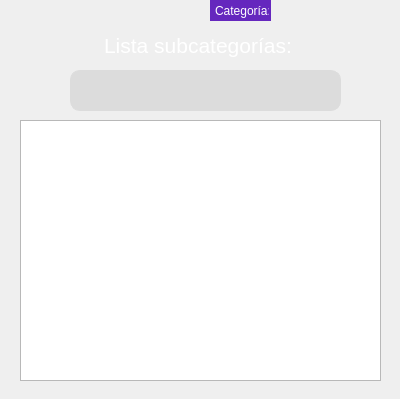
<?xml version="1.0" encoding="UTF-8"?>
<ui version="4.0">
 <class>Dialog</class>
 <widget class="QDialog" name="Dialog">
  <property name="geometry">
   <rect>
    <x>0</x>
    <y>0</y>
    <width>400</width>
    <height>399</height>
   </rect>
  </property>
  <property name="windowTitle">
   <string>Dialog</string>
  </property>
  <widget class="QListView" name="lista_subcat">
   <property name="geometry">
    <rect>
     <x>20</x>
     <y>120</y>
     <width>361</width>
     <height>261</height>
    </rect>
   </property>
   <property name="layoutDirection">
    <enum>Qt::LeftToRight</enum>
   </property>
   <property name="styleSheet">
    <string notr="true">QListView::item {
    /* No funcionará sin establecer los bordes */
    border: 0px;
    margin-left: 10px; /* Ajusta este valor para el margen deseado */
}</string>
   </property>
   <property name="editTriggers">
    <set>QAbstractItemView::DoubleClicked</set>
   </property>
   <property name="alternatingRowColors">
    <bool>true</bool>
   </property>
   <property name="textElideMode">
    <enum>Qt::ElideRight</enum>
   </property>
   <property name="modelColumn">
    <number>0</number>
   </property>
   <property name="uniformItemSizes">
    <bool>false</bool>
   </property>
   <property name="selectionRectVisible">
    <bool>false</bool>
   </property>
  </widget>
  <widget class="QPushButton" name="back">
   <property name="geometry">
    <rect>
     <x>10</x>
     <y>10</y>
     <width>41</width>
     <height>35</height>
    </rect>
   </property>
   <property name="sizePolicy">
    <sizepolicy hsizetype="Fixed" vsizetype="Fixed">
     <horstretch>0</horstretch>
     <verstretch>0</verstretch>
    </sizepolicy>
   </property>
   <property name="font">
    <font>
     <pointsize>-1</pointsize>
    </font>
   </property>
   <property name="mouseTracking">
    <bool>true</bool>
   </property>
   <property name="styleSheet">
    <string notr="true">QPushButton {
   
    border-radius: 10px;
    color: white;
    font-size: 20px; /* Tamaño del texto */
    padding: 9px; /* Espaciado interno */
}
QPushButton:pressed {
    background-color: #ffffff;
    color: black;
}
QPushButton:hover {
   border: 1px solid blue;
}
</string>
   </property>
   <property name="text">
    <string/>
   </property>
   <property name="icon">
    <iconset>
     <normaloff>../images/back.png</normaloff>../images/back.png</iconset>
   </property>
   <property name="iconSize">
    <size>
     <width>25</width>
     <height>25</height>
    </size>
   </property>
  </widget>
  <widget class="QPushButton" name="buscar">
   <property name="enabled">
    <bool>true</bool>
   </property>
   <property name="geometry">
    <rect>
     <x>298</x>
     <y>72</y>
     <width>41</width>
     <height>37</height>
    </rect>
   </property>
   <property name="autoFillBackground">
    <bool>false</bool>
   </property>
   <property name="styleSheet">
    <string notr="true">QPushButton {
   
    font-size: 14pt; /* Tamaño del texto */
    padding: 8px; /* Espaciado interno */
}

QPushButton {
                border-radius: 10px;
                background-clip: border;
                background-color: rgb(220, 220,220);
                color: rgb(0, 0, 0);
                font: 13pt Vazir;
                border:0.5px solid;
                border-color: rgb(220, 220,220);
                font-family: Helvetica;
                font-size: 14pt;
            }</string>
   </property>
   <property name="text">
    <string/>
   </property>
   <property name="icon">
    <iconset>
     <normaloff>../images/search.png</normaloff>../images/search.png</iconset>
   </property>
   <property name="iconSize">
    <size>
     <width>25</width>
     <height>30</height>
    </size>
   </property>
  </widget>
  <widget class="QLabel" name="textname_1">
   <property name="geometry">
    <rect>
     <x>90</x>
     <y>20</y>
     <width>211</width>
     <height>51</height>
    </rect>
   </property>
   <property name="styleSheet">
    <string notr="true">QLabel {
    
    color: white;
    font-size: 21px; /* Tamaño del texto */
    padding: 9px; /* Espaciado interno */
}</string>
   </property>
   <property name="text">
    <string>Lista subcategorías:</string>
   </property>
  </widget>
  <widget class="QLabel" name="label">
   <property name="geometry">
    <rect>
     <x>0</x>
     <y>0</y>
     <width>401</width>
     <height>401</height>
    </rect>
   </property>
   <property name="text">
    <string/>
   </property>
   <property name="pixmap">
    <pixmap>../images/background_2.png</pixmap>
   </property>
  </widget>
  <widget class="MyTextEdit" name="inputtext_search_subcat">
   <property name="geometry">
    <rect>
     <x>70</x>
     <y>70</y>
     <width>271</width>
     <height>41</height>
    </rect>
   </property>
   <property name="styleSheet">
    <string notr="true">QTextEdit {
    font-size: 14pt;
    font-family: Helvetica;
}

QTextEdit:hover {
    border: 1px solid blue;
    border-radius: 9px;
    margin-bottom: 0px;
}

QTextEdit {
                border-radius: 10px;
                background-clip: border;
                background-color: rgb(220, 220,220);
                color: rgb(0, 0, 0);
                font: 13pt Vazir;
                border:0.5px solid;
                border-color: rgb(220, 220,220);
                font-family: Helvetica;
                font-size: 14pt;
            }

</string>
   </property>
   <property name="acceptRichText">
    <bool>true</bool>
   </property>
  </widget>
  <widget class="QLabel" name="textname_2">
   <property name="geometry">
    <rect>
     <x>210</x>
     <y>0</y>
     <width>61</width>
     <height>21</height>
    </rect>
   </property>
   <property name="styleSheet">
    <string notr="true">QLabel {
    background-color: #6527BE;
    color: white;
    font-size: 12px; /* Tamaño del texto */
    padding: 2px; /* Espaciado interno */
}</string>
   </property>
   <property name="text">
    <string>Categoría:</string>
   </property>
  </widget>
  <widget class="QLabel" name="subcat_cat_text">
   <property name="geometry">
    <rect>
     <x>270</x>
     <y>0</y>
     <width>131</width>
     <height>21</height>
    </rect>
   </property>
   <property name="styleSheet">
    <string notr="true">QLabel {
   
    color: white;
    font-size: 12px; /* Tamaño del texto */
    padding: 3px; /* Espaciado interno */
}</string>
   </property>
   <property name="text">
    <string/>
   </property>
  </widget>
  <widget class="QPushButton" name="back_2">
   <property name="geometry">
    <rect>
     <x>20</x>
     <y>70</y>
     <width>41</width>
     <height>41</height>
    </rect>
   </property>
   <property name="styleSheet">
    <string notr="true">QPushButton {

    border-radius: 20px;
    border: 0px;
    color: white;
    font-size: 19px; /* Tamaño del texto */
    padding: 8px; /* Espaciado interno */
    
}
QPushButton:pressed {
    background-color: #9681EB;
    color: black;
}
QPushButton:hover {
   border: 1px solid blue;
}
</string>
   </property>
   <property name="text">
    <string/>
   </property>
   <property name="icon">
    <iconset>
     <normaloff>../images/addmore.png</normaloff>../images/addmore.png</iconset>
   </property>
   <property name="iconSize">
    <size>
     <width>48</width>
     <height>48</height>
    </size>
   </property>
  </widget>
  <zorder>label</zorder>
  <zorder>lista_subcat</zorder>
  <zorder>back</zorder>
  <zorder>textname_1</zorder>
  <zorder>inputtext_search_subcat</zorder>
  <zorder>buscar</zorder>
  <zorder>textname_2</zorder>
  <zorder>subcat_cat_text</zorder>
  <zorder>back_2</zorder>
 </widget>
 <customwidgets>
  <customwidget>
   <class>MyTextEdit</class>
   <extends>QTextEdit</extends>
   <header>main</header>
   <slots>
    <slot>setupUi()</slot>
   </slots>
  </customwidget>
 </customwidgets>
 <resources/>
 <connections/>
</ui>
